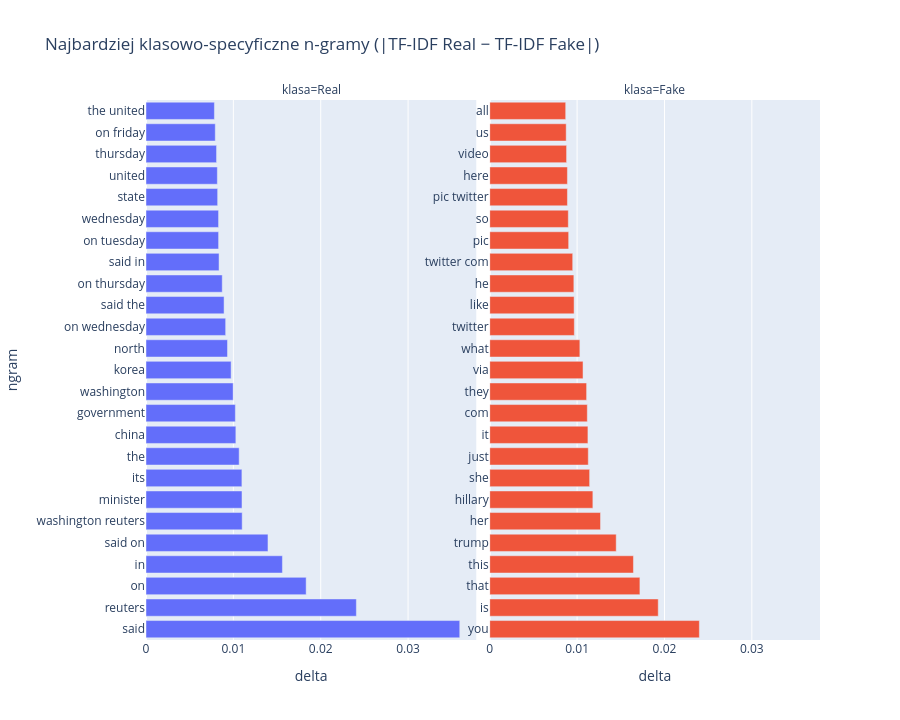

Notebook cell for this chart:
### Code cell
combined = pd.concat([
    top_real.assign(klasa='Real'),
    top_fake.assign(klasa='Fake', delta=lambda d: d.delta.abs()),
]).head(50)
fig = px.bar(combined, y='ngram', x='delta', color='klasa', orientation='h',
             color_discrete_map=LABEL_COLORS, facet_col='klasa',
             title='Najbardziej klasowo-specyficzne n-gramy (|TF-IDF Real − TF-IDF Fake|)')
fig.update_yaxes(matches=None, showticklabels=True)
fig.update_layout(height=720, showlegend=False)
fig.show()

### Figure 1 — Plotly figure (JSON) as saved in the notebook; plotly's stock layout.template omitted (floating-point values rounded to 4 significant figures)
{"data": [{"hovertemplate": "klasa=Real<br>delta=%{x}<br>ngram=%{y}<extra></extra>", "legendgroup": "Real", "marker": {"color": "#636EFA", "pattern": {"shape": ""}}, "name": "Real", "orientation": "h", "showlegend": true, "textposition": "auto", "type": "bar", "x": [0.03591, 0.02408, 0.01833, 0.01562, 0.01396, 0.01101, 0.01099, 0.01098, 0.01066, 0.01029, 0.01023, 0.009977, 0.009742, 0.00933, 0.009118, 0.008936, 0.008726, 0.008362, 0.00831, 0.008306, 0.008201, 0.008167, 0.008075, 0.007928, 0.007831], "xaxis": "x", "y": ["said", "reuters", "on", "in", "said on", "washington reuters", "minister", "its", "the", "china", "government", "washington", "korea", "north", "on wednesday", "said the", "on thursday", "said in", "on tuesday", "wednesday", "state", "united", "thursday", "on friday", "the united"], "yaxis": "y"}, {"hovertemplate": "klasa=Fake<br>delta=%{x}<br>ngram=%{y}<extra></extra>", "legendgroup": "Fake", "marker": {"color": "#EF553B", "pattern": {"shape": ""}}, "name": "Fake", "orientation": "h", "showlegend": true, "textposition": "auto", "type": "bar", "x": [0.02399, 0.01929, 0.01719, 0.01645, 0.01448, 0.01268, 0.0118, 0.01143, 0.01128, 0.01124, 0.01117, 0.01109, 0.01068, 0.01032, 0.009684, 0.009657, 0.009629, 0.009496, 0.009033, 0.008994, 0.008894, 0.008891, 0.008795, 0.008751, 0.008694], "xaxis": "x2", "y": ["you", "is", "that", "this", "trump", "her", "hillary", "she", "just", "it", "com", "they", "via", "what", "twitter", "like", "he", "twitter com", "pic", "so", "pic twitter", "here", "video", "us", "all"], "yaxis": "y2"}], "layout": {"annotations": [{"font": {}, "showarrow": false, "text": "klasa=Real", "x": 0.245, "xanchor": "center", "xref": "paper", "y": 1.0, "yanchor": "bottom", "yref": "paper"}, {"font": {}, "showarrow": false, "text": "klasa=Fake", "x": 0.755, "xanchor": "center", "xref": "paper", "y": 1.0, "yanchor": "bottom", "yref": "paper"}], "barmode": "relative", "height": 720, "legend": {"title": {"text": "klasa"}, "tracegroupgap": 0}, "showlegend": false, "title": {"text": "Najbardziej klasowo-specyficzne n-gramy (|TF-IDF Real − TF-IDF Fake|)"}, "xaxis": {"anchor": "y", "domain": [0.0, 0.49], "title": {"text": "delta"}}, "xaxis2": {"anchor": "y2", "domain": [0.51, 1.0], "matches": "x", "title": {"text": "delta"}}, "yaxis": {"anchor": "x", "domain": [0.0, 1.0], "showticklabels": true, "title": {"text": "ngram"}}, "yaxis2": {"anchor": "x2", "domain": [0.0, 1.0], "showticklabels": true}}}
